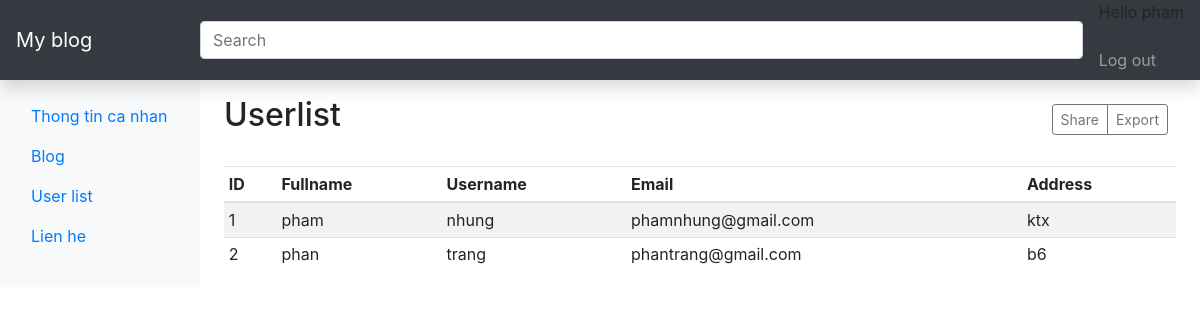
/user_list/ (signed in), run on the app's committed database.
### home/models.py (models this page shows)
class User(AbstractBaseUser, PermissionsMixin):
    email = models.EmailField(db_index=True, unique=True, max_length=254)
    first_name = models.CharField(max_length=240)
    last_name = models.CharField(max_length=255)
    address = models.CharField(max_length=255)
    is_staff = models.BooleanField(default=True)
    is_active = models.BooleanField(default=True)
    is_superuser = models.BooleanField(default=False)
    objects = CustomUserManager()
    USERNAME_FIELD = 'email'
    REQUIRED_FIELDS = ['first_name', 'last_name', 'address']
    class Meta:
        verbose_name = 'User'
        verbose_name_plural = 'Users'

### home/views.py (the view)
# urls.py: path('user_list/', views.UserListView.as_view(), name='user_list'),
class UserListView(ListView):
    model = User
    queryset = get_user_model().objects.all()
    template_name = 'pages/user_list.html'
    context_object_name = 'Users'
    paginate_by = 10  # maximum per page is 1 blog posts

### home/templates/pages/user_list.html (shortened to what this page needs)
{% extends "pages/base.html" %}
{% block page_name %}Userlist{% endblock %}
{% block content %}
<div class="table-responsive">
    <table class="table table-striped table-sm">
        <thead>
            <tr>
                <th>ID</th>
                <th>Fullname</th>
                <th>Username</th>
                <th>Email</th>
                <th>Address</th>
            </tr>
        </thead>
        <tbody>
            {% for user in Users %}
            <tr>
                <td>{{user.id}}</td>
                <td>{{user.first_name}}</td>
                <td>{{user.last_name}}</td>
                <td>{{user.email}}</td>
                <td>{{user.address}}</td>
            </tr>
            {% endfor %}
        </tbody>
    </table>
</div>
{% endblock %}

### home/templates/pages/base.html (shortened to what this page needs)
<!DOCTYPE html>
<html lang="en">
<head>
    {% load static %}
    <link rel="stylesheet" href=" {% static 'css/update/base.css' %}" type="text/css">
    <link rel="stylesheet" href=" {% static 'css/bootstrap.min.css' %}" type="text/css">
</head>
<body>
    <nav class="navbar navbar-dark sticky-top bg-dark flex-md-nowrap p-0 shadow">
        <a class="navbar-brand col-md-3 col-lg-2 mr-0 px-3" href="#">My blog</a>
        <input class="form-control form-control-dark w-100" type="text" placeholder="Search" aria-label="Search">
        <ul class="navbar-nav px-3">
            {% if user.email %}
            <li class="nav-item text-nowrap">
                <p>Hello {{user.first_name}}</p>
            </li>
            <li class="nav-item text-nowrap">
                <a class="nav-link" href="{% url 'logout'%}">Log out</a>
            </li>
            {% endif %}
        </ul>
    </nav>
    <div class="container-fluid">
        <div class="row">
            <nav id="sidebarMenu" class="col-md-3 col-lg-2 d-md-block bg-light sidebar collapse">
                <div class="sidebar-sticky pt-3">
                    <ul class="nav flex-column">
                        <li class="nav-item">
                            <a class="nav-link" href="/">
                                Thong tin ca nhan
                            </a>
                        </li>
                        <li class="nav-item">
                            <a class="nav-link" href="{% url 'blog' %}">
                                Blog
                            </a>
                        </li>
                        <li class="nav-item">
                            <a class="nav-link" href="{% url 'user_list' %}">
                                User list<span class="sr-only">(current)</span>
                            </a>
                        </li>
                        <li class="nav-item">
                            <a class="nav-link" href="{% url 'contact' %}">
                                Lien he
                            </a>
                        </li>
                    </ul>
                </div>
            </nav>
            <main role="main" class="col-md-9 ml-sm-auto col-lg-10 px-md-4">
                <div class="d-flex justify-content-between flex-wrap flex-md-nowrap align-items-center pt-3 pb-2 mb-3 ">
                    <h1 class="h2">{% block page_name %}{% endblock %}</h1>
                    <div class="btn-toolbar mb-2 mb-md-0">
                        <div class="btn-group mr-2">
                            <button type="button" class="btn btn-sm btn-outline-secondary">Share</button>
                            <button type="button" class="btn btn-sm btn-outline-secondary">Export</button>
                        </div>
                    </div>
                </div>
                {% block content %}{% endblock %}
            </main>
        </div>
    </div>
</body>
</html>

### static/css/update/base.css (style rules this page uses)
:root { --primary-color: #cdecf7; --navbar-color:#2793ba; --sidebar-color:#034157; }
.row:last-child { flex-grow: 1; }

### data on the page
User: first_name "pham", id "1", last_name "nhung", email "phamnhung@gmail.com", address "ktx"
User: id "2", first_name "phan", last_name "trang", email "phantrang@gmail.com", address "b6"
